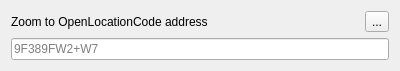
<?xml version="1.0" encoding="UTF-8"?>
<ui version="4.0">
 <class>Form</class>
 <widget class="QWidget" name="Form">
  <property name="geometry">
   <rect>
    <x>0</x>
    <y>0</y>
    <width>400</width>
    <height>71</height>
   </rect>
  </property>
  <property name="windowTitle">
   <string>Form</string>
  </property>
  <layout class="QVBoxLayout" name="verticalLayout">
   <item>
    <layout class="QHBoxLayout" name="horizontalLayout">
     <item>
      <widget class="QLabel" name="label">
       <property name="text">
        <string>Zoom to OpenLocationCode address</string>
       </property>
      </widget>
     </item>
     <item>
      <widget class="QToolButton" name="toolButton">
       <property name="text">
        <string>...</string>
       </property>
      </widget>
     </item>
    </layout>
   </item>
   <item>
    <widget class="QLineEdit" name="textBox">
     <property name="placeholderText">
      <string>9F389FW2+W7</string>
     </property>
    </widget>
   </item>
   <item>
    <spacer name="verticalSpacer">
     <property name="orientation">
      <enum>Qt::Vertical</enum>
     </property>
     <property name="sizeHint" stdset="0">
      <size>
       <width>20</width>
       <height>40</height>
      </size>
     </property>
    </spacer>
   </item>
  </layout>
 </widget>
 <resources/>
 <connections/>
</ui>
